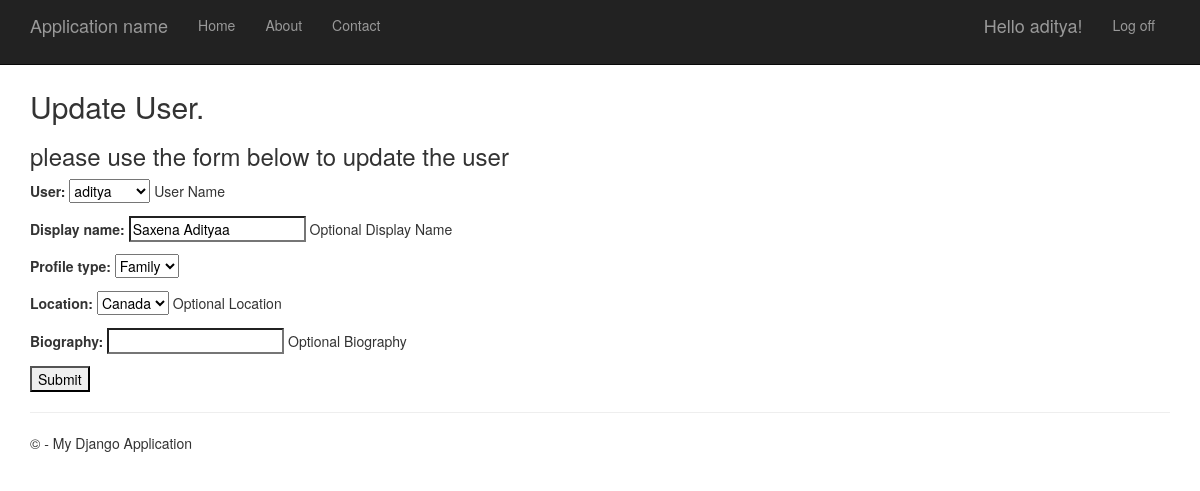
The app's page /edit/1/ (signed in) with its own data.
### app/models.py (models this page shows, shortened)
class Profile(models.Model):
    OPTIONS_PROFILE_TYPE = (
        ('single', 'Single'),
        ('family', 'Family'),
    )
    OPTIONS_LOCATIONS = (
        ('India', 'India'),
        ('Canada', 'Canada'),
    )
    user = models.OneToOneField(User, on_delete=models.CASCADE, help_text='User Name')
    display_name = models.CharField(null=True, max_length = 16, help_text='Optional Display Name' )
    profile_type = models.CharField(null=True, choices=OPTIONS_PROFILE_TYPE, max_length=10)
    location = models.CharField(null=True, max_length = 30, choices=OPTIONS_LOCATIONS, help_text='Optional Location')
    biography = models.CharField(null=True, blank=True, max_length = 500, help_text='Optional Biography')
    """ Future Fields"""
    class Meta:
        ordering = ['profile_type']

### app/views.py (the view, shortened to what this page needs)
# urls.py: path('edit/<int:pk>/', views.ProfileUpdateView.as_view(), name='update'),
class ProfileUpdateView(UpdateView):
    model = Profile
    fields = ['user', 'display_name', 'profile_type', 'location', 'biography']
    def get_context_data(self, **kwargs):
        context = super(ProfileUpdateView, self).get_context_data(**kwargs)
        context['title'] = 'Update User'
        context['message'] = 'please use the form below to update the user'
        return context

### app/templates/app/profile_form.html (shortened to what this page needs)
﻿{% extends "app/layout.html" %}
{% block content %}
<h2>{{ title }}.</h2>
<h3>{{ message }}</h3>
<form method="POST" enctype="multipart/form-data">
    {{ form.as_p }}
    <input type="submit" value="Submit">
</form>
{% endblock %}

### app/templates/app/loginpartial.html (shortened to what this page needs)
{% if user.is_authenticated %}
<form id="logoutForm" action="/logout/" method="post" class="navbar-right">
    <ul class="nav navbar-nav navbar-right">
        <li><span class="navbar-brand">Hello {{ user.username }}!</span></li>
        <li><a href="javascript:document.getElementById('logoutForm').submit()">Log off</a></li>
    </ul>
</form>
{% else %}
<ul class="nav navbar-nav navbar-right">
    <li><a href="{% url 'login' %}">Log in</a></li>
</ul>
{% endif %}

### app/static/app/content/site.css (style rules this page uses)
body { padding-top: 50px; padding-bottom: 20px; }
input, select, textarea { max-width: 280px; }

### records on screen
Profile: user "aditya", display_name "Saxena Adityaa", profile_type "Family", location "Canada"

### other values on screen
{{ user.username }} "aditya"
{{ title }} "Update User"
{{ message }} "please use the form below to update the user"
